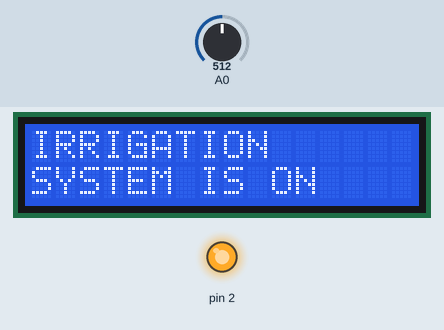
Bench run of a sketch on a simulated Arduino Uno, built with avr-gcc and run on an emulated ATmega328P. Parts: 16×2 character LCD, output pins drawn as LEDs (lit = HIGH). Inputs (shaded band) come from the test bench; at power-on: A0 = 512. What the sketch prints to the serial monitor is not drawn.

Above: at 1.1 s.
At 5.2 s:
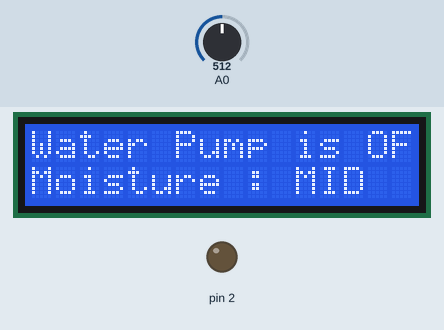
5.3 s: A0 set to 309
6.8 s: A0 set to 283
At 8.0 s:
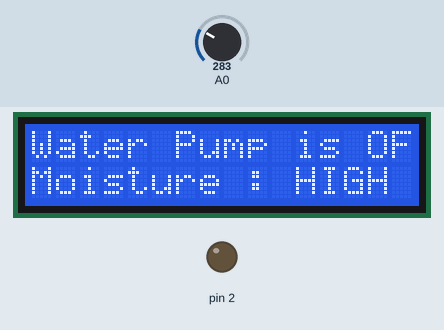
8.3 s: A0 set to 739
At 9.5 s:
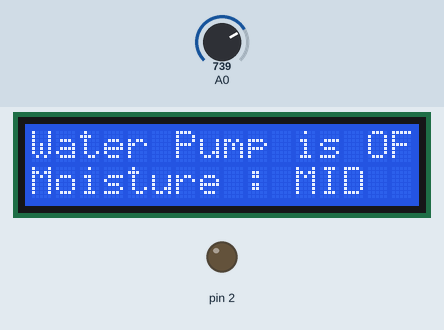
9.8 s: A0 set to 758
At 11.0 s:
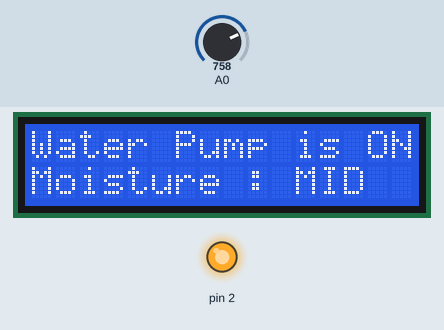
11.3 s: A0 set to 936
12.8 s: A0 set to 966
At 13.7 s:
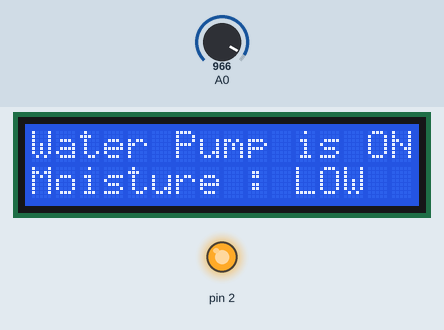
Timing chart, 0 to 15.3 s (numbered marks = the images above; inputs shaded):
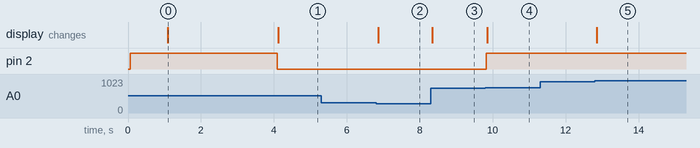

The sketch:

CODE_Irrigation_Automatic.ino
```cpp
#include <LiquidCrystal_I2C.h>
LiquidCrystal_I2C lcd(0x3F, 16, 2);

void setup() {
  Serial.begin(9600);
  lcd.init();
  lcd.backlight();
  lcd.clear();
  pinMode(2, OUTPUT);
  digitalWrite(2, HIGH);
  delay(1000);
  lcd.setCursor(0, 0);
  lcd.print("IRRIGATION");
  lcd.setCursor(0, 1);
  lcd.print("SYSTEM IS ON ");
    lcd.print("");
    delay(3000);
  lcd.clear();
}

void loop() {
  int value = analogRead(A0);
  Serial.println(value);
  if (value < 750) {
    digitalWrite(2, LOW);
    lcd.setCursor(0, 0);
    lcd.print("Water Pump is OFF ");
  } else {
    digitalWrite(2, HIGH);
    lcd.setCursor(0, 0);
    lcd.print("Water Pump is ON");
  }

  if (value < 300) {
    lcd.setCursor(0, 1);
    lcd.print("Moisture : HIGH");
  } else if (value > 300 && value < 950) {
    lcd.setCursor(0, 1);
    lcd.print("Moisture : MID ");
  } else if (value > 950) {
    lcd.setCursor(0, 1);
    lcd.print("Moisture : LOW ");
  }
}


////TESTE LCD WORKINGGGG
//  #include <Wire.h>
// #include <LiquidCrystal_I2C.h>

// // Adresse I2C de l'écran LCD QAPASS (peut varier)
// int lcdAddress = 0x3F;

// // Déclaration de l'écran LCD
// LiquidCrystal_I2C lcd(lcdAddress, 16, 2);  // 16 colonnes x 2 lignes

// void setup() {
//   // Initialisation de l'écran LCD avec les broches A4 et A5
//   Wire.begin();

//   // Initialisation de l'écran LCD
//   lcd.begin(16, 2);

//   // Affichage du message de bienvenue
//   lcd.backlight(); // Activer le rétroéclairage (si pris en charge)
//   lcd.setCursor(0, 0);
//   lcd.print("LCD QAPASS Test");

//   delay(2000);
// }

// void loop() {
//   // Effacer l'écran et afficher un compteur simple
//   lcd.clear();
//   lcd.setCursor(0, 0);
//   lcd.print("Compteur:");

//   for (int i = 0; i < 10; ++i) {
//     lcd.setCursor(0, 1);
//     lcd.print(i);
//     delay(1000); // Attendre une seconde
//   }
// }
```

Measured:
- the behaviour switches between 300 and 299 on A0 (found by bisection; images 1 and 2)
- the behaviour switches between 749 and 750 on A0 (found by bisection; images 3 and 4)
- the behaviour switches between 950 and 951 on A0 (found by bisection; images 4 and 5)
- after the input at 5.3 s, every drawn part: stays the same
- after the input at 6.8 s, the display: changes after 0.06 s (image 2)
- after the input at 8.3 s, the display: changes at once (image 3)
- after the input at 9.8 s, pin 2: LOW → HIGH at once; the display: changes after 0.05 s (image 4)
- after the input at 11.3 s, every drawn part: stays the same
- after the input at 12.8 s, the display: changes after 0.05 s (image 5)
